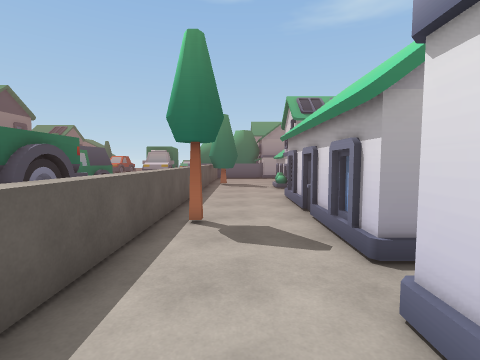
view 1 (above)

24 first-person views from a walk through a scene from a Unity 3-D project. The camera is 1.5 m above the floor, tilts 4° down and sees 85° across. The floor is counted in squares, 1 m on a side. Each view is taken from the middle of a square. On the plan, view 1 faces up. The plan holds only what a view shows up to about 14 squares ahead; the rest is blank. The place goes on beyond the plan. The player is left out.

view 2
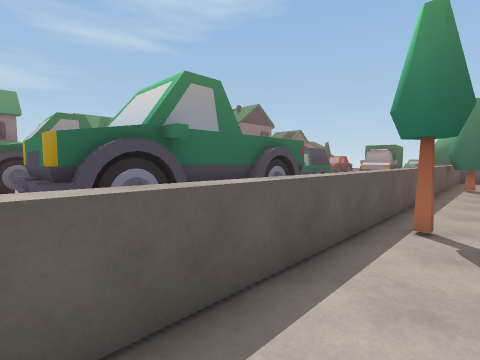

view 3
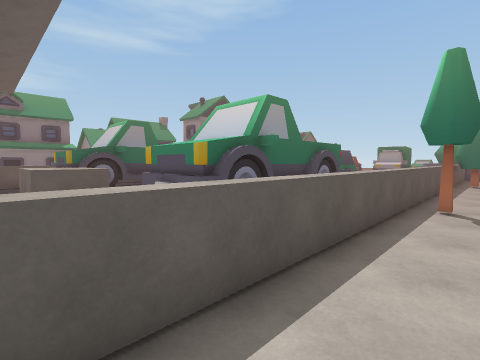

view 4
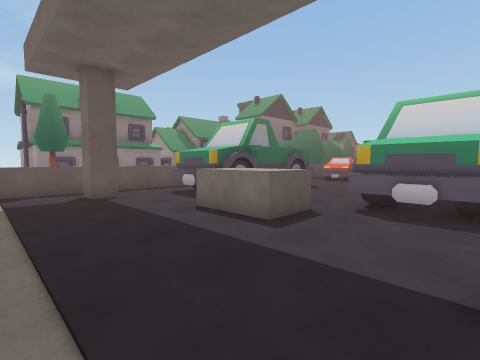

view 5
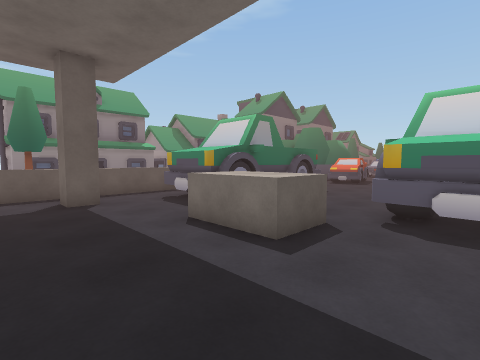

view 6
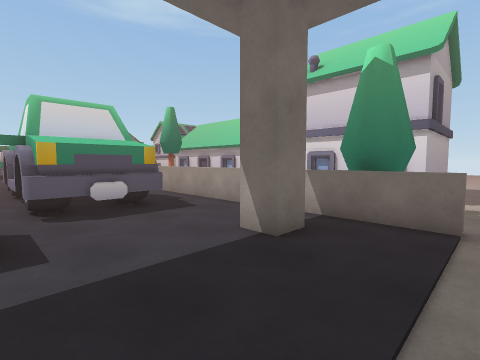

view 7
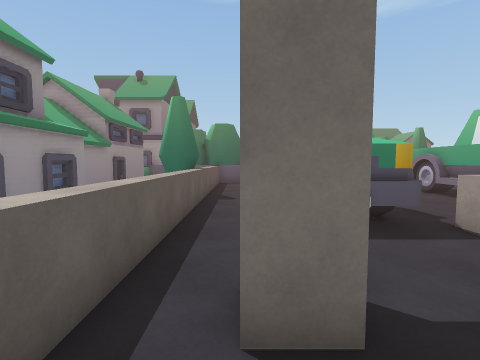

view 8
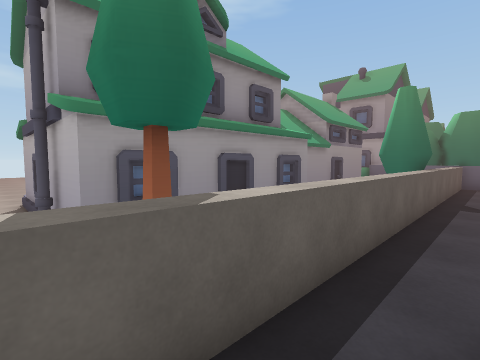

view 9
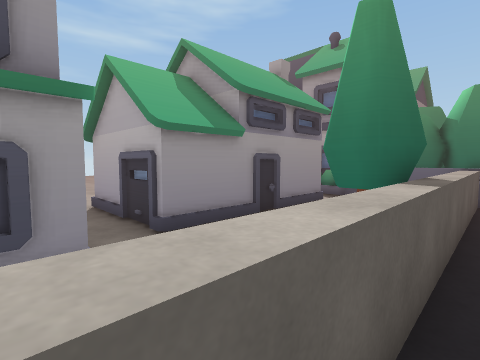

view 10
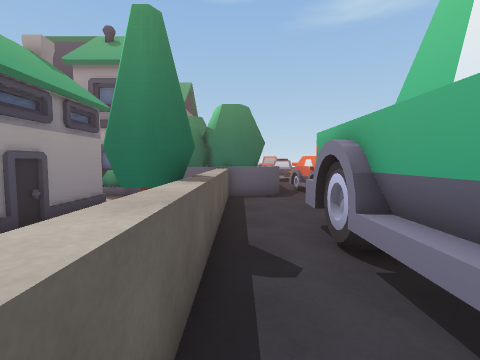

view 11
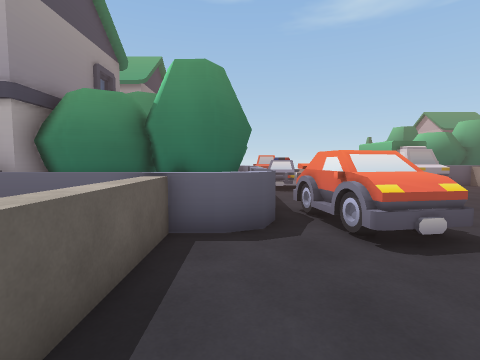

view 12
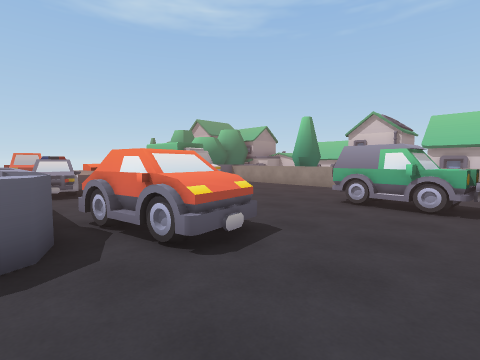

view 13
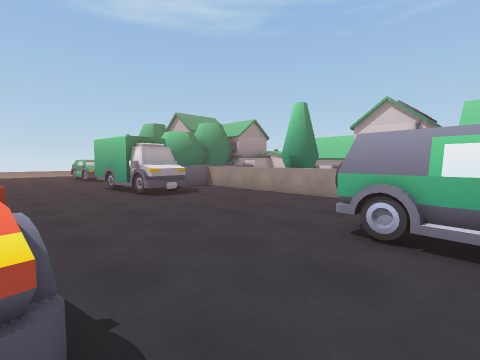

view 14
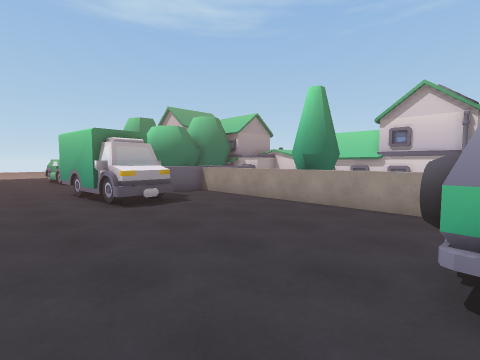

view 15
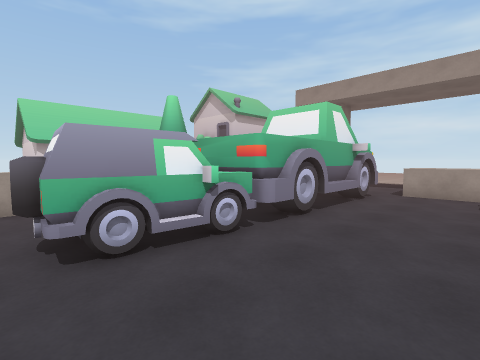

view 16
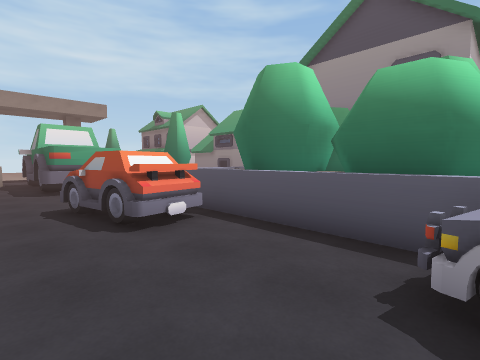

view 17
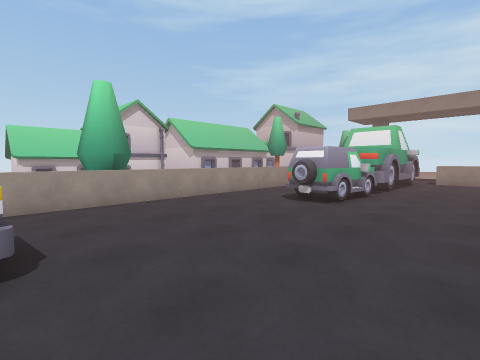

view 18
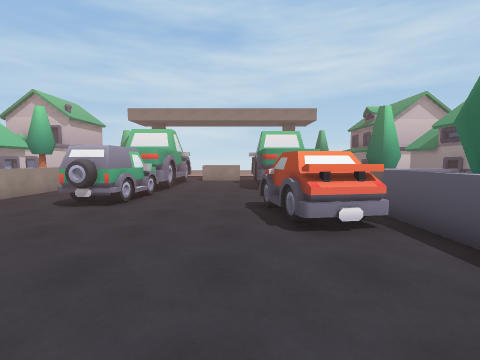

view 19
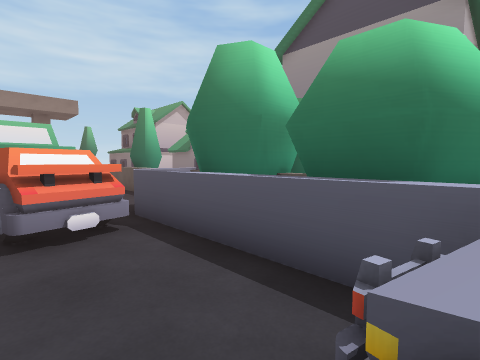

view 20
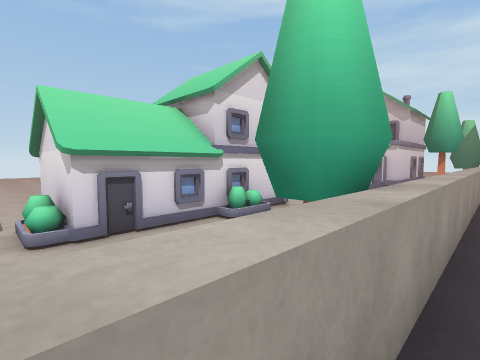

view 21
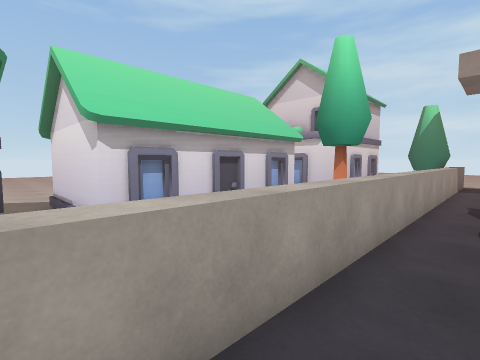

view 22
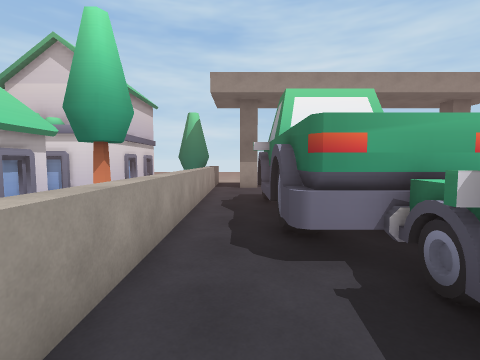

view 23
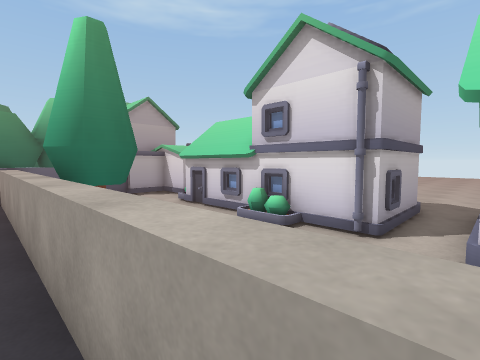

view 24
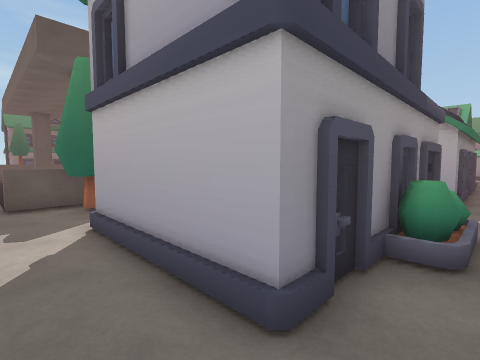

### Floor plan
Key: @ floor where view 1 was taken; # wall or solid block; . floor; ^ raised ledge; O other object.
Columns run from 28 left of view 1 to 13 right of it. Each row starts with its distance up from view 1.
 21           #^OOO.....OOO...^   .......
 20   OOO     ##^.............^   .OOOO.....
 19       O   ##^.............^   .O
 18       O  ##^^.............#O  .O
 17        ####^^.............#OO .O
 16        #####^.............^.  OOO O
 15      ######^^OOO..........^.  OOO O
 14    OO^^# ^^^^OOO..........^....O        ..
 13    OO^^^^^^^.OOO.....O....^....OOOOO......
 12     ..   ^...OOO....OOO...^...............
 11     O    ^..........OOO...^...OOOOOO......
 10      #   ^..........OOO...^...O    O
  9      O   ^..........OOO...^...O    O
  8      O   ^..........OOOO..^...#    O
  7      #  OO..OOOO....OOOO..^O..#    #
  6      O OOO..O OO....OO O..^O..O    O
  5      O   ^..O  O....OOOO..^...O    O
  4 OOOOOO   ^..OOOO....O  O..^...OOO OO.
  3  .....   ^..O  O....O  O..^....    ..
  2    OOOO  ^..O  O....OOOO..^...##   O.
  1       O  ^..OOOO....OOOO..^.. #    O.
  0       O  ^..OOOO^^^^......^.@ #    O.
 -1       #  ^......^^^^......^.. O    O.
 -2       #  ^......^^^^......^.  O    O.
 -3       O  ^. #..........# .^ . O    O.
 -4       O O^.##..........##.#O  O    O.
 -5 OOOOOOO O^................#OO.OOOOOO.
 -6          ^................^..........
 -7             ....................... .

Positions as (right, up) in squares from view 1, and headings:
1: (0, 0), facing up
2: (0, 0), facing up-left
3: (0, -3), facing up-left
4: (-5, -7), facing up-left
5: (-6, -6), facing up-left
6: (-9, -7), facing up-right
7: (-17, -6), facing up
8: (-17, -6), facing up-left
9: (-18, 1), facing up-left
10: (-18, 1), facing up
11: (-17, 7), facing up
12: (-17, 8), facing up-right
13: (-13, 10), facing up-right
14: (-11, 12), facing up-right
15: (-12, 13), facing down-right
16: (-11, 21), facing down-left
17: (-12, 21), facing down-right
18: (-12, 21), facing down
19: (-13, 21), facing down-left
20: (-3, 21), facing down-right
21: (-4, 13), facing down-right
22: (-4, 12), facing down
23: (-3, 11), facing up-right
24: (8, -7), facing up-left
